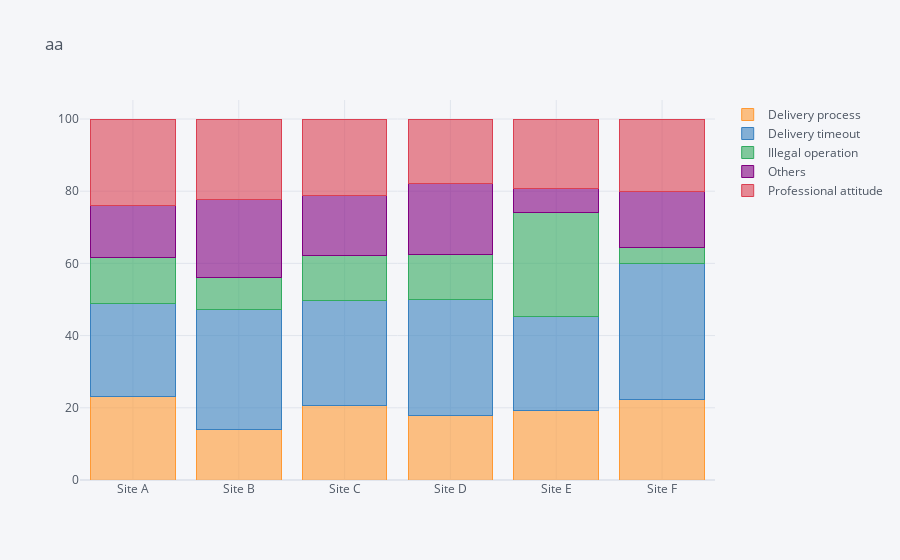

The notebook cell saved with this chart:
### Code cell
crosstab22.iplot(kind='bar',barmode='stack',title="aa")

### Figure 1 — Plotly figure (JSON) as saved in the notebook; plotly's stock layout.template omitted (floating-point values rounded to 4 significant figures)
{"data": [{"marker": {"color": "rgba(255, 153, 51, 0.6)", "line": {"color": "rgba(255, 153, 51, 1.0)", "width": 1}}, "name": "Delivery process", "orientation": "v", "text": "", "type": "bar", "x": ["Site A", "Site B", "Site C", "Site D", "Site E", "Site F"], "y": [23.18, 14.05, 20.73, 17.86, 19.35, 22.22]}, {"marker": {"color": "rgba(55, 128, 191, 0.6)", "line": {"color": "rgba(55, 128, 191, 1.0)", "width": 1}}, "name": "Delivery timeout", "orientation": "v", "text": "", "type": "bar", "x": ["Site A", "Site B", "Site C", "Site D", "Site E", "Site F"], "y": [25.83, 33.06, 29.02, 32.14, 25.81, 37.78]}, {"marker": {"color": "rgba(50, 171, 96, 0.6)", "line": {"color": "rgba(50, 171, 96, 1.0)", "width": 1}}, "name": "Illegal operation", "orientation": "v", "text": "", "type": "bar", "x": ["Site A", "Site B", "Site C", "Site D", "Site E", "Site F"], "y": [12.58, 9.091, 12.44, 12.5, 29.03, 4.444]}, {"marker": {"color": "rgba(128, 0, 128, 0.6)", "line": {"color": "rgba(128, 0, 128, 1.0)", "width": 1}}, "name": "Others", "orientation": "v", "text": "", "type": "bar", "x": ["Site A", "Site B", "Site C", "Site D", "Site E", "Site F"], "y": [14.57, 21.49, 16.58, 19.64, 6.452, 15.56]}, {"marker": {"color": "rgba(219, 64, 82, 0.6)", "line": {"color": "rgba(219, 64, 82, 1.0)", "width": 1}}, "name": "Professional attitude", "orientation": "v", "text": "", "type": "bar", "x": ["Site A", "Site B", "Site C", "Site D", "Site E", "Site F"], "y": [23.84, 22.31, 21.24, 17.86, 19.35, 20]}], "layout": {"barmode": "stack", "legend": {"bgcolor": "#F5F6F9", "font": {"color": "#4D5663"}, "traceorder": "normal"}, "paper_bgcolor": "#F5F6F9", "plot_bgcolor": "#F5F6F9", "title": {"font": {"color": "#4D5663"}, "text": "aa"}, "xaxis": {"gridcolor": "#E1E5ED", "showgrid": true, "tickfont": {"color": "#4D5663"}, "title": {"font": {"color": "#4D5663"}, "text": ""}, "zerolinecolor": "#E1E5ED"}, "yaxis": {"gridcolor": "#E1E5ED", "showgrid": true, "tickfont": {"color": "#4D5663"}, "title": {"font": {"color": "#4D5663"}, "text": ""}, "zerolinecolor": "#E1E5ED"}}}
